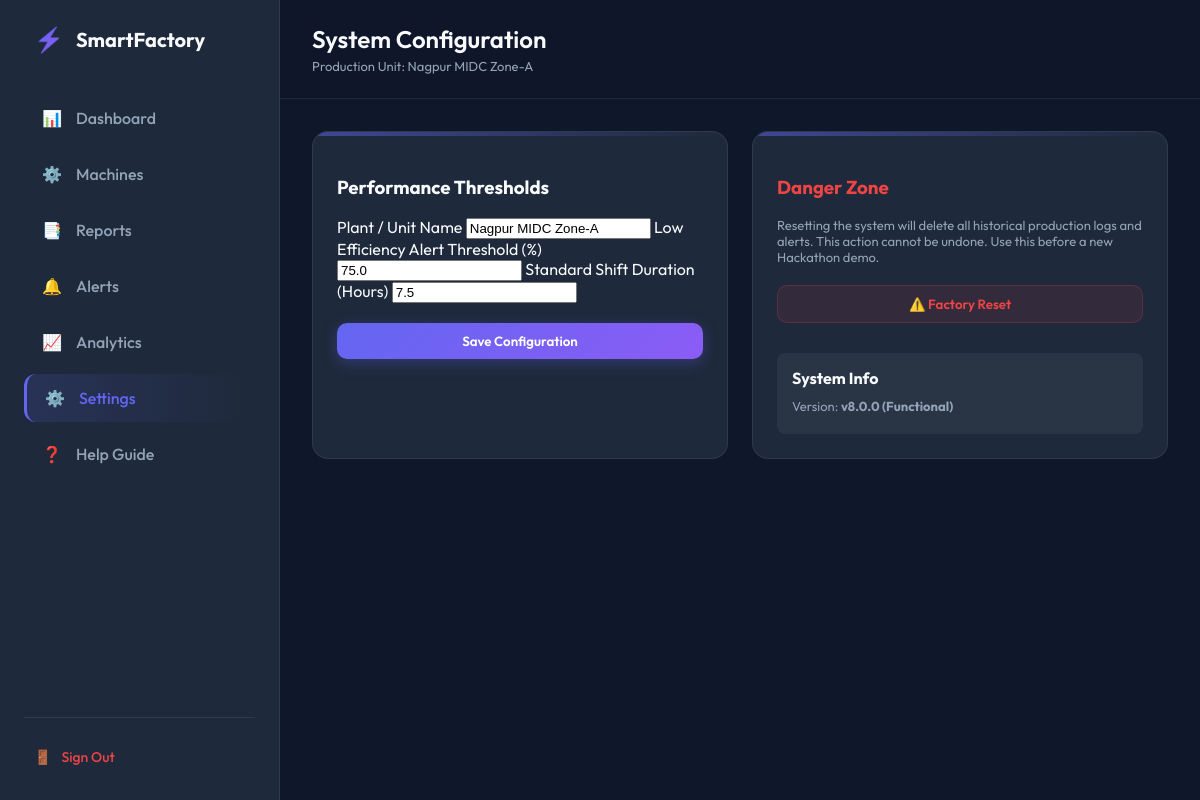
The app's page /settings (signed in) with its own data.
### tables this page shows
CREATE TABLE settings (key TEXT PRIMARY KEY, value TEXT);

### app.py (the view)
@app.route('/settings')
@login_required
def settings():
    conn = get_db_connection()
    s = {row['key']: row['value'] for row in conn.execute("SELECT * FROM settings").fetchall()}
    conn.close()
    return render_template('settings.html', active_page='settings', s=s)

### app.py (called while the page is built)
def login_required(f):
    from functools import wraps
    @wraps(f)
    def decorated_function(*args, **kwargs):
        if 'user_id' not in session: return redirect(url_for('login'))
        return f(*args, **kwargs)
    return decorated_function

### database/db_manager.py (called while the page is built)
def get_db_connection():
    conn = sqlite3.connect(Config.DB_NAME)
    conn.row_factory = sqlite3.Row
    return conn

### templates/settings.html (shortened to what this page needs)
{% extends "base.html" %}
{% block title %}System Configuration{% endblock %}
{% block content %}
<div class="grid-2">
    <div class="glass-card">
        <h3>Performance Thresholds</h3>
        <form action="{{ url_for('update_settings') }}" method="POST">
            <label>Plant / Unit Name</label>
            <input type="text" name="plant_name" value="{{ s.plant_name }}" required>
            <label>Low Efficiency Alert Threshold (%)</label>
            <input type="number" name="threshold_eff" value="{{ s.threshold_eff }}" step="0.1" required>
            <label>Standard Shift Duration (Hours)</label>
            <input type="number" name="shift_hours" value="{{ s.shift_hours }}" step="0.5" required>
            <button type="submit" class="btn btn-glow" style="width:100%; justify-content:center; margin-top:20px;">
                Save Configuration
            </button>
        </form>
    </div>
    <div class="glass-card">
        <h3 style="color:#ef4444;">Danger Zone</h3>
        <p style="font-size:13px; color:#94a3b8; margin-bottom:20px;">
            Resetting the system will delete all historical production logs and alerts.
            This action cannot be undone. Use this before a new Hackathon demo.
        </p>
        <form action="{{ url_for('reset_data') }}" method="POST" onsubmit="return confirm('Are you sure you want to wipe all data?');">
            <button type="submit" class="btn btn-danger" style="width:100%; justify-content:center;">
                ⚠️ Factory Reset
            </button>
        </form>
        <div style="margin-top:30px; padding:15px; background:rgba(255,255,255,0.05); border-radius:8px;">
            <h4 style="margin:0 0 10px 0;">System Info</h4>
            <p style="font-size:13px; color:#94a3b8; margin:5px 0;">Version: <strong>v8.0.0 (Functional)</strong></p>
        </div>
    </div>
</div>
{% endblock %}

### static/css/style.css (style rules this page uses)
:root { --primary: #6366f1; --primary-dark: #4f46e5; --secondary: #8b5cf6; --bg-dark: #0f172a; --bg-panel: #1e293b; --text-main: #f8fafc; --text-muted: #94a3b8; --success: #10b981; --warning: #f59e0b; --danger: #ef4444; --border: rgba(255, 255, 255, 0.08); }
* { box-sizing: border-box; transition: all 0.2s ease-in-out; }
body { margin: 0; font-family: 'Outfit', sans-serif; background-color: var(--bg-dark); color: var(--text-main); height: 100vh; overflow: hidden; }
.btn { padding: 10px 20px; border-radius: 10px; border: none; font-weight: 600; cursor: pointer; font-family: 'Outfit', sans-serif; display: flex; align-items: center; gap: 8px; }
.btn-glow { background: linear-gradient(135deg, var(--primary), var(--secondary)); color: white; box-shadow: 0 4px 15px rgba(99, 102, 241, 0.3); }
.btn-danger { background: rgba(239, 68, 68, 0.1); color: var(--danger); border: 1px solid rgba(239, 68, 68, 0.2); }
.grid-2 { display: grid; grid-template-columns: 1fr 1fr; gap: 24px; margin-bottom: 32px; }
.glass-card { background: var(--bg-panel); border: 1px solid var(--border); border-radius: 16px; padding: 24px; position: relative; overflow: hidden; }
.glass-card::before { content: ''; position: absolute; top: 0; left: 0; width: 100%; height: 4px; background: linear-gradient(90deg, var(--primary), transparent); opacity: 0.5; }

### records on screen
settings: plant_name "Nagpur MIDC Zone-A"
settings: threshold_eff "75.0"
settings: shift_hours "7.5"
